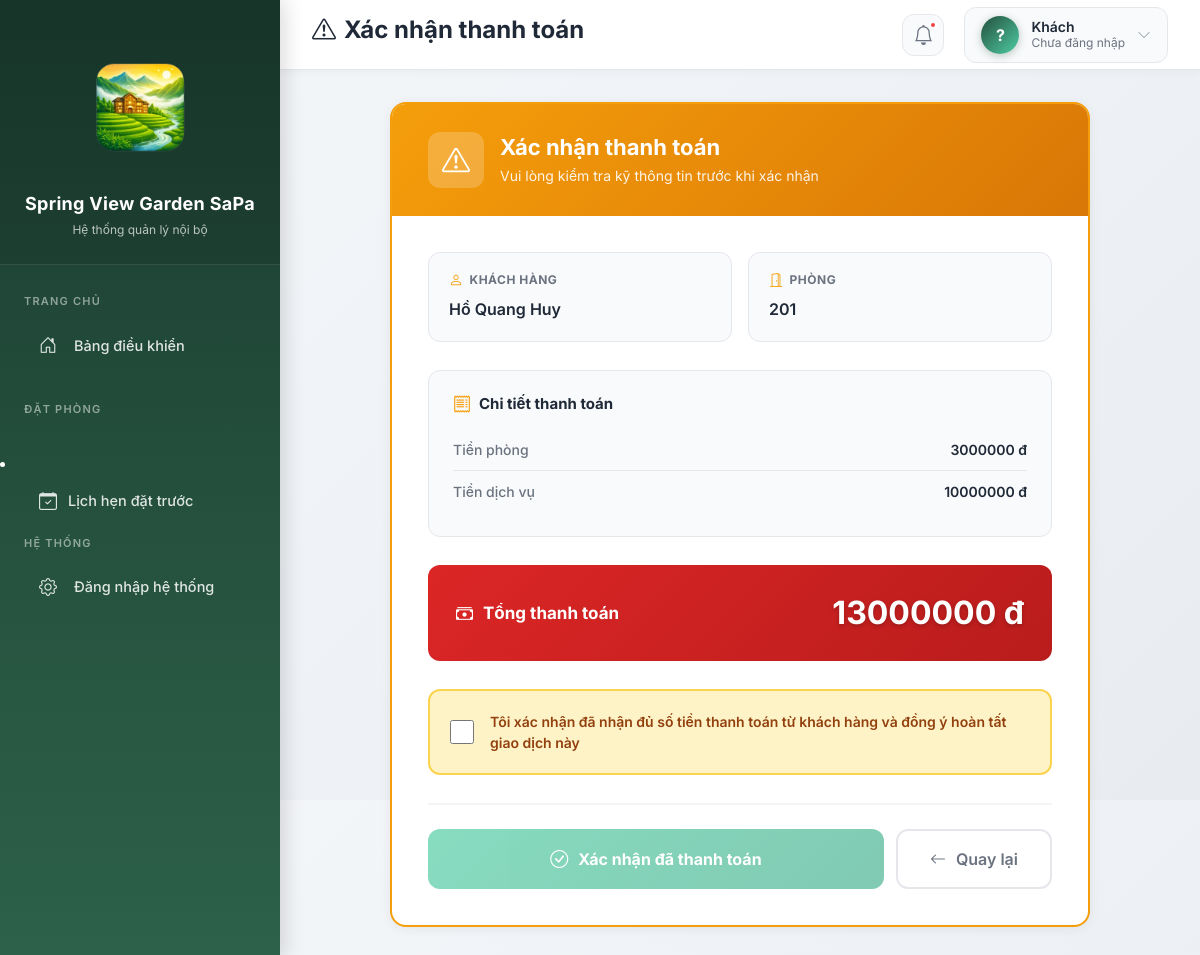
Screenshot of /hoa-don/1/thanh-toan/ with the database file from the repository.
### hoa_don/models.py (models this page shows, shortened)
class HoaDon(models.Model):
    TRANG_THAI_CHOICES = [
        ('chua_tt', 'Chưa thanh toán'),
        ('da_tt', 'Đã thanh toán'),
    ]
    dat_phong = models.OneToOneField(
        DatPhong,
        on_delete=models.CASCADE,
        related_name='hoa_don',
        verbose_name="Đặt phòng"
    )
    tien_phong = models.PositiveIntegerField(default=0)
    tien_dich_vu = models.PositiveIntegerField(default=0)
    tong_tien = models.PositiveIntegerField(default=0)
    trang_thai = models.CharField(
        max_length=10,
        choices=TRANG_THAI_CHOICES,
        default='chua_tt'
    )
    thoi_diem_tao = models.DateTimeField(auto_now_add=True)

### dat_phong/models.py (models this page shows, shortened)
class DatPhong(models.Model):
    LOAI_KHACH_CHOICES = [
        ('vang_lai', 'Vãng lai'),
        ('tour', 'Khách tour đoàn'),
        ('booking', 'Booking'),
        ('agoda', 'Agoda'),
        ('traveloka', 'Traveloka'),
    ]
    ma_khach = models.CharField(
        max_length=10,
        unique=True,
        editable=False,
        null=True,
        blank=True,
        verbose_name="Mã khách"
    )
    phong = models.ForeignKey(
        Phong,
        on_delete=models.PROTECT,
        verbose_name="Phòng"
    )
    ten_khach = models.CharField(
        max_length=100,
        verbose_name="Tên khách"
    )
    loai_khach = models.CharField(
        max_length=20,
        choices=LOAI_KHACH_CHOICES,
        verbose_name="Loại khách"
    )
    ngay_nhan = models.DateField(
        verbose_name="Ngày nhận phòng"
    )
    ngay_tra_du_kien = models.DateField(
        verbose_name="Ngày trả dự kiến"
    )
    ngay_tra = models.DateField(
        null=True,
        blank=True,
        verbose_name="Ngày trả phòng"
    )
    dang_o = models.BooleanField(
        default=True,
        verbose_name="Đang ở"
    )
    class Meta:
        ordering = ['-dang_o', '-ngay_nhan']

### khach_san/models.py (models this page shows, shortened)
class Phong(models.Model):
    TRANG_THAI_CHOICES = [
        ('trong', 'Trống'),
        ('dang_thue', 'Đang thuê'),
        ('dang_bao_tri', 'Đang bảo trì'),
    ]
    ma_phong = models.CharField(max_length=10, unique=True)
    loai_phong = models.ForeignKey(LoaiPhong, on_delete=models.PROTECT)
    trang_thai = models.CharField(
        max_length=20,
        choices=TRANG_THAI_CHOICES,
        default='trong'
    )

### hoa_don/views.py (the view)
# urls.py: path('<int:dat_phong_id>/thanh-toan/', views.xac_nhan_thanh_toan, name='thanh_toan'),
def xac_nhan_thanh_toan(request, dat_phong_id):
    hoa_don = get_object_or_404(HoaDon, dat_phong_id=dat_phong_id)
    if request.method == 'POST':
        hoa_don.trang_thai = 'da_tt'
        hoa_don.save()
        return redirect('hoa_don:chi_tiet', dat_phong_id)
    return render(request, 'hoa_don/xac_nhan_thanh_toan.html', {
        'hoa_don': hoa_don
    })

### templates/hoa_don/xac_nhan_thanh_toan.html (shortened to what this page needs)
<html>
 <head>
  <script src="https://cdn.tailwindcss.com" type="text/javascript"></script>
 </head>
 <body>
  {% extends "base.html" %} {% block page_title %} <i class="bi bi-exclamation-triangle me-2"></i>Xác nhận thanh toán {% endblock %}  {% block content %}
  <div class="confirmation-container">
   <div class="confirmation-card">
    <div class="confirmation-header">
     <div class="confirmation-header-icon"><i class="bi bi-exclamation-triangle"></i>
     </div>
     <div class="confirmation-header-text">
      <h4>Xác nhận thanh toán</h4>
      <p>Vui lòng kiểm tra kỹ thông tin trước khi xác nhận</p>
     </div>
    </div>
    <div class="confirmation-body">
     <div class="info-cards-grid">
      <div class="info-mini-card">
       <h6><i class="bi bi-person"></i> Khách hàng</h6>
       <p>{{ hoa_don.dat_phong.ten_khach }}</p>
      </div>
      <div class="info-mini-card">
       <h6><i class="bi bi-door-open"></i> Phòng</h6>
       <p>{{ hoa_don.dat_phong.phong.ma_phong }}</p>
      </div>
     </div>
     <div class="payment-summary">
      <h5><i class="bi bi-receipt"></i> Chi tiết thanh toán</h5>
      <div class="summary-row"><span class="summary-label">Tiền phòng</span> <span class="summary-value">{{ hoa_don.tien_phong|floatformat:0 }} đ</span>
      </div>
      <div class="summary-row"><span class="summary-label">Tiền dịch vụ</span> <span class="summary-value">{{ hoa_don.tien_dich_vu|floatformat:0 }} đ</span>
      </div>
     </div>
     <div class="total-amount-box">
      <h5><i class="bi bi-cash-stack"></i> Tổng thanh toán</h5>
      <div class="total-amount-value">
       {{ hoa_don.tong_tien|floatformat:0 }} đ
      </div>
     </div>
     <div class="confirmation-checkbox"><input type="checkbox" id="confirmCheck" onchange="toggleSubmitButton()"> <label for="confirmCheck"> Tôi xác nhận đã nhận đủ số tiền thanh toán từ khách hàng và đồng ý hoàn tất giao dịch này </label>
     </div>
     <form method="post" id="paymentForm">
      <div class="confirmation-actions"><button type="submit" class="btn-confirm-payment" id="submitBtn" disabled> <i class="bi bi-check-circle"></i> Xác nhận đã thanh toán </button> <a href="{% url 'hoa_don:chi_tiet' hoa_don.dat_phong.id %}" class="btn-back-confirm"> <i class="bi bi-arrow-left"></i> Quay lại </a>
      </div>
     </form>
    </div>
   </div>
  </div>
 {% endblock %}

### templates/base.html (style rules this page uses)
body { box-sizing: border-box; }
* { margin: 0; padding: 0; box-sizing: border-box; }
html, body { height: 100%; width: 100%; font-family: 'Inter', -apple-system, BlinkMacSystemFont, sans-serif; }
body { background: linear-gradient(135deg, #f5f7fa 0%, #e8ecf1 100%); overflow-x: hidden; }

### templates/hoa_don/xac_nhan_thanh_toan.html (style rules this page uses)
.confirmation-container { max-width: 700px; margin: 0 auto; }
.confirmation-card { background: white; border-radius: 16px; padding: 0; box-shadow: 0 2px 12px rgba(0, 0, 0, 0.06); border: 2px solid #f59e0b; overflow: hidden; }
.confirmation-header { background: linear-gradient(135deg, #f59e0b 0%, #d97706 100%); padding: 28px 36px; color: white; display: flex; align-items: center; gap: 16px; }
.confirmation-header-icon { width: 56px; height: 56px; background: rgba(255, 255, 255, 0.2); border-radius: 12px; display: flex; align-items: center; justify-content: center; font-size: 28px; flex-shrink: 0; }
.confirmation-header-text h4 { font-size: 22px; font-weight: 700; margin: 0 0 4px 0; }
.confirmation-header-text p { font-size: 14px; margin: 0; opacity: 0.9; }
.confirmation-body { padding: 36px; }
.info-cards-grid { display: grid; grid-template-columns: 1fr 1fr; gap: 16px; margin-bottom: 28px; }
.info-mini-card { background: #f9fafb; border: 1px solid #e5e7eb; border-radius: 12px; padding: 20px; }
.info-mini-card h6 { font-size: 12px; font-weight: 700; color: #6b7280; text-transform: uppercase; letter-spacing: 0.5px; margin-bottom: 10px; display: flex; align-items: center; gap: 6px; }
.info-mini-card h6 i { font-size: 14px; color: #f59e0b; }
.info-mini-card p { font-size: 16px; font-weight: 600; color: #1f2937; margin: 0; }
.payment-summary { background: #f9fafb; border: 1px solid #e5e7eb; border-radius: 12px; padding: 24px; margin-bottom: 28px; }
.payment-summary h5 { font-size: 15px; font-weight: 700; color: #1f2937; margin-bottom: 16px; display: flex; align-items: center; gap: 8px; }
.payment-summary h5 i { font-size: 18px; color: #f59e0b; }
.summary-row { display: flex; justify-content: space-between; padding: 10px 0; border-bottom: 1px solid #e5e7eb; }
.summary-row:last-child { border-bottom: none; }
.summary-label { font-size: 14px; color: #6b7280; font-weight: 500; }
.summary-value { font-size: 14px; color: #1f2937; font-weight: 600; }
.total-amount-box { background: linear-gradient(135deg, #dc2626 0%, #b91c1c 100%); border-radius: 12px; padding: 24px 28px; margin-bottom: 28px; color: white; display: flex; justify-content: space-between; align-items: center; }
.total-amount-box h5 { font-size: 17px; font-weight: 700; margin: 0; display: flex; align-items: center; gap: 10px; }
.total-amount-value { font-size: 32px; font-weight: 700; text-shadow: 0 2px 4px rgba(0, 0, 0, 0.2); }
.confirmation-checkbox { background: #fef3c7; border: 2px solid #fcd34d; border-radius: 12px; padding: 20px; margin-bottom: 28px; display: flex; align-items: center; gap: 16px; }
.confirmation-checkbox input[type="checkbox"] { width: 24px; height: 24px; cursor: pointer; accent-color: #f59e0b; flex-shrink: 0; }
.confirmation-checkbox label { font-size: 14px; font-weight: 600; color: #92400e; margin: 0; cursor: pointer; line-height: 1.5; }
.confirmation-actions { display: flex; gap: 12px; padding-top: 24px; border-top: 2px solid #f3f4f6; }
.btn-confirm-payment { flex: 1; background: linear-gradient(135deg, #10b981 0%, #059669 100%); border: none; border-radius: 12px; padding: 16px 32px; font-size: 16px; font-weight: 700; color: white; transition: all 0.3s ease; display: flex; align-items: center; justify-content: center; gap: 10px; cursor: pointer; }
.btn-confirm-payment:disabled { opacity: 0.5; cursor: not-allowed; }
.btn-confirm-payment i { font-size: 18px; }
.btn-back-confirm { background: white; border: 2px solid #e5e7eb; border-radius: 12px; padding: 16px 32px; font-size: 16px; font-weight: 600; color: #6b7280; transition: all 0.3s ease; text-decoration: none; display: flex; align-items: center; gap: 10px; }

### rows the page displays
HoaDon: dat_phong.ten_khach "Hồ Quang Huy", dat_phong.phong.ma_phong "201", tien_phong "3000000", tien_dich_vu "10000000", tong_tien "13000000"
